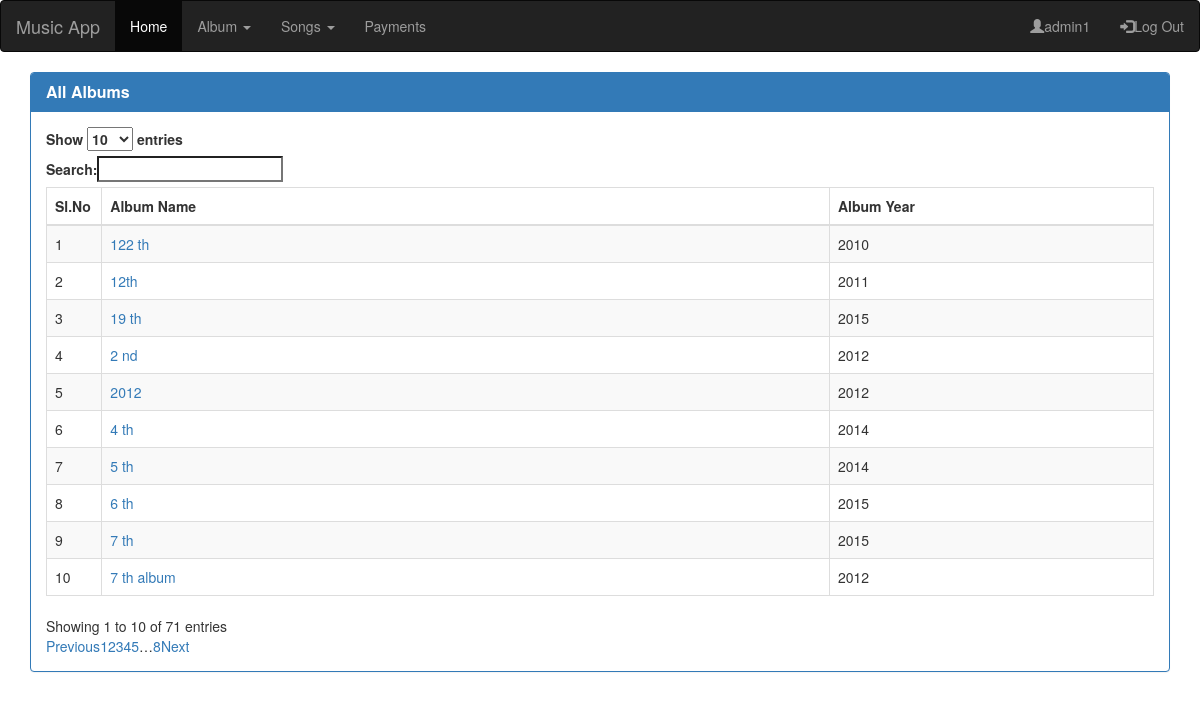
/viewalbum (signed in), run on the app's committed database.
### Mapp/models.py (models this page shows, shortened)
class Album_table(models.Model):
    Album_ID = models.AutoField(primary_key=True)
    Album_Name = models.CharField(max_length=500, null=True)
    Album_Year = models.IntegerField(null=True)

### Mapp/views.py (the view)
# urls.py: path('viewalbum',views.viewalbum, name='viewalbum'),
@login_required
def viewalbum(request):
    list =Album_table.objects.all()
    albumlist = sorted(list, key = lambda Album_table:Album_table.Album_Name)
    '''
    paginator = Paginator(albumlistsort, 10)

    page = request.GET.get('page')
    albumlist = paginator.get_page(page)'''
    return render(request, 'viewalbum.html', {'albumlist': albumlist})

### Mapp/Templates/viewalbum.html (shortened to what this page needs)
{% extends 'base.html' %}
{% load mapp_extras %}
{% block body %}
     <div class="container">
        <form>
            <div class=" panel panel-primary">
                <div class="panel-heading">
                    <h3 class="panel-title"><strong>All Albums</strong></h3>
                </div>
                <div class="panel-body">
            	<table class="table table-striped table-bordered datatables">
                	<thead>
                    		<tr>
                        		<th>Sl.No</th>
                        		<th>Album Name</th>
                        		<th>Album Year</th>
                    		</tr>
                	</thead>
                	<tbody>
                    		{% for album in albumlist %}
                    		<tr>
                        		<td width="5%">{{forloop.counter}}</td>
                        		<td><a href="/viewsong/{{ album.Album_ID }}" >{{ album.Album_Name}}</a></td>
                        		<td>{{ album.Album_Year}}</td>
                    		</tr>
                    		{% endfor %}
                	</tbody>
            	</table>
                </div>
            </div>
        </form>
     </div>
{% endblock %}

### Mapp/Templates/base.html (shortened to what this page needs)
<!DOCTYPE html>
<html>
<head lang="en">
    {% load staticfiles %}
    <link rel="stylesheet" href="https://maxcdn.bootstrapcdn.com/bootstrap/3.3.7/css/bootstrap.min.css">
	<link rel="stylesheet" href="https://cdnjs.cloudflare.com/ajax/libs/bootstrap-datepicker/1.6.4/css/bootstrap-datepicker.css" />
    <link rel="stylesheet" href="https://cdn.datatables.net/1.10.16/css/dataTables.bootstrap.min.css"/>
</head>
<body>
    {% include 'navigation.html' %}
    {% block body %}
    {% endblock %}
</body>
</html>

### Mapp/Templates/navigation.html (shortened to what this page needs)
{% if user.is_authenticated %}
    <nav class="navbar navbar-inverse">
      <div class="container-fluid">
        <div class="navbar-header">
          <a class="navbar-brand" href="{% url 'Mapp:home' %">Music App</a>
        </div>
            <ul class="nav navbar-nav">
            <li class="active"><a href="{% url 'Mapp:home' %}">Home</a></li>
            <li class="dropdown"><a class="dropdown-toggle" data-toggle="dropdown" href="#">Album <span class="caret"></span></a>
            </li>
            <li class="dropdown"><a class="dropdown-toggle" data-toggle="dropdown" href="#">Songs <span class="caret"></span></a>
            </li>
            <li><a href="#">Payments</a></li>
            </ul>
            <ul class="nav navbar-nav navbar-right">
                <li><a href="#"><span class="glyphicon glyphicon-user"></span>{{user.username}}</a></li>
                <li><a href="{% url 'Mapp:signout' %}" ><span class="glyphicon glyphicon-log-in"></span>Log Out</a></li>
            </ul>
          </div>
    </nav>
{% endif %}

### data on the page
Album_table: Album_Name "122 th", Album_Year "2010"
Album_table: Album_Name "12th", Album_Year "2011"
Album_table: Album_Name "19 th", Album_Year "2015"
Album_table: Album_Name "2 nd", Album_Year "2012"
Album_table: Album_Name "2012", Album_Year "2012"
Album_table: Album_Name "4 th", Album_Year "2014"
Album_table: Album_Name "5 th", Album_Year "2014"
Album_table: Album_Name "6 th", Album_Year "2015"
Album_table: Album_Name "7 th", Album_Year "2015"
Album_table: Album_Name "7 th album", Album_Year "2012"

### other printed values
{{ user.username }} "admin1"
